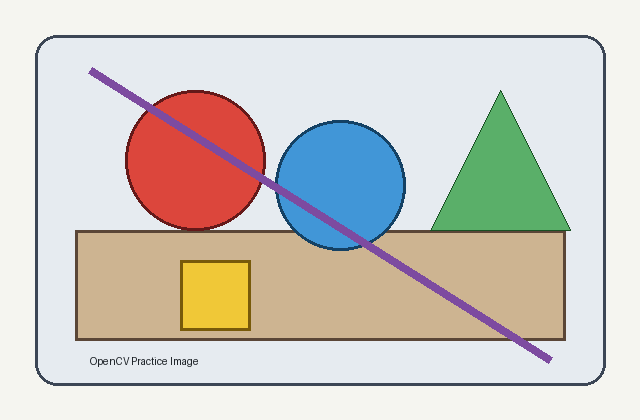
#> input picture CV_Experiments_01_to_15/sample_image.png, 640 x 420 px
$ python main.py
#> lines starting #> are read from the running program, lines starting #| are printed output that depends on the picture; after the words box and inside, x2 and y2 are one past the last pixel; in counts of white or black regions, pixels touching at a corner belong together
from pathlib import Path
import cv2
import numpy as np

ROOT = Path(__file__).resolve().parent
image_path = ROOT.parent / "sample_image.png"
image = cv2.imread(str(image_path), cv2.IMREAD_GRAYSCALE)
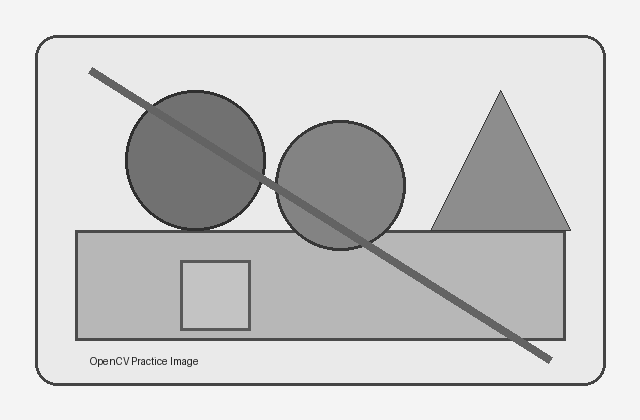
#> image: shape (420, 640); min 30, max 244, mean 204.2
if image is None:
    raise FileNotFoundError(f"Could not read image: {image_path}")

_, binary = cv2.threshold(image, 150, 255, cv2.THRESH_BINARY)
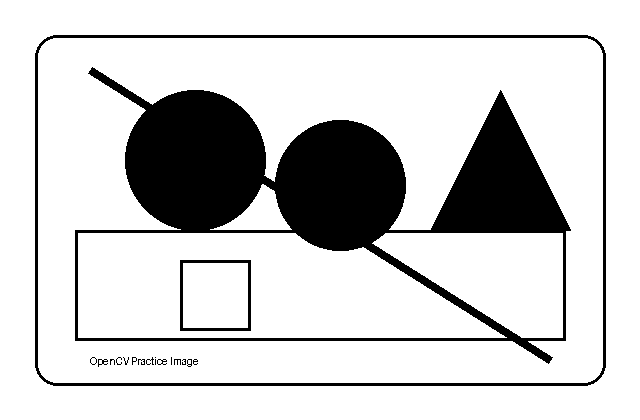
#> binary: shape (420, 640); 81% white; 19 black regions (10 under 20 px), largest, box (x1, y1, x2, y2) and area: (75, 67, 571, 364) 44504, (35, 35, 606, 386) 5372, (180, 260, 251, 331) 816
kernel = np.ones((5, 5), np.uint8)
dilated = cv2.dilate(binary, kernel, iterations=1)
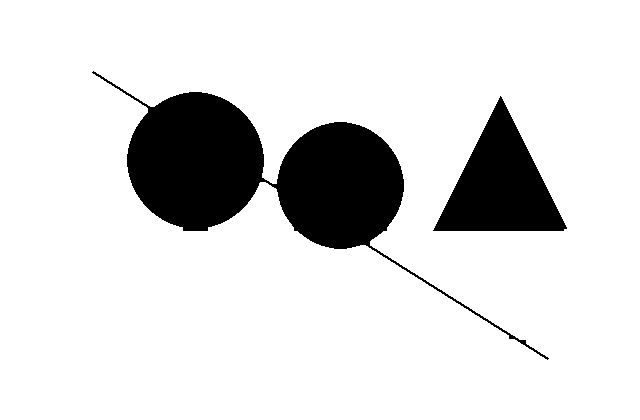
#> dilated: shape (420, 640); 86.3% white; 2 black regions, box (x1, y1, x2, y2) and area: (92, 71, 549, 360) 27728, (433, 96, 567, 231) 9172
cv2.imwrite(str(ROOT / "output_dilation.png"), dilated)
cv2.imshow("Binary Image", binary)
cv2.imshow("Dilated Image", dilated)
cv2.waitKey(0)
cv2.destroyAllWindows()
